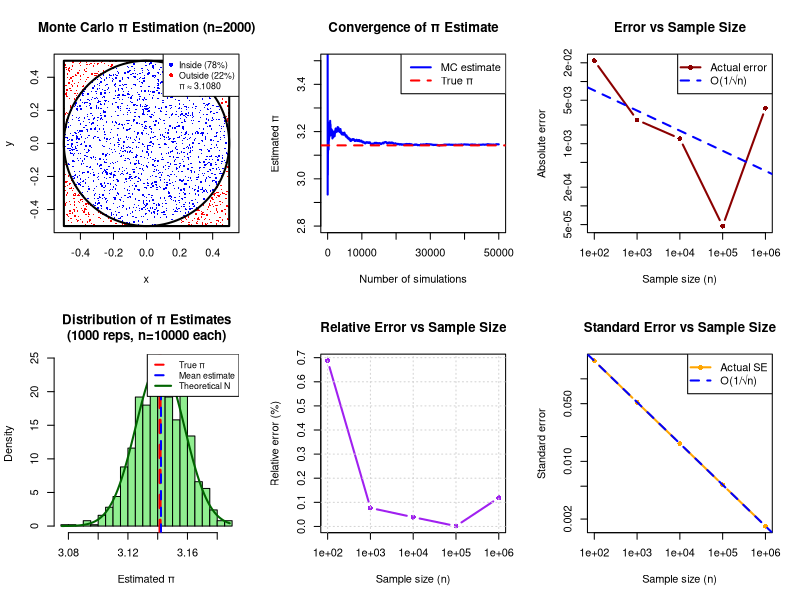
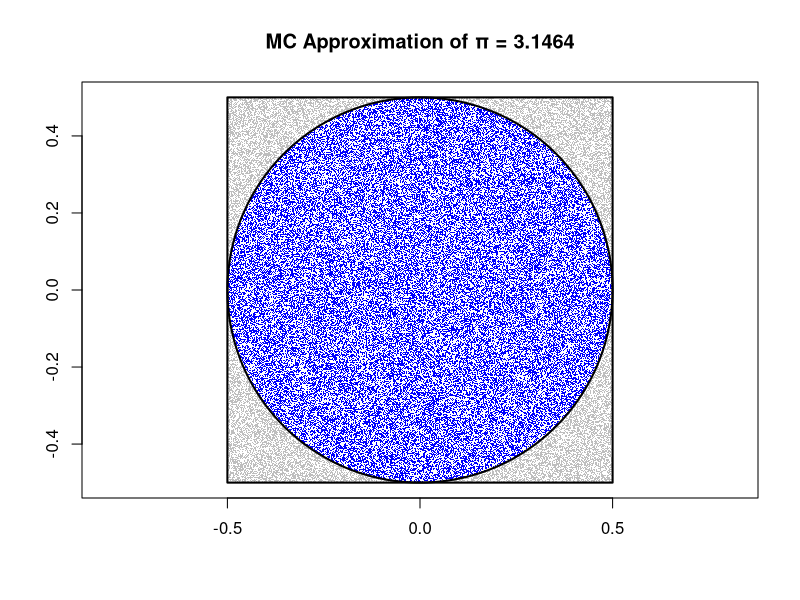
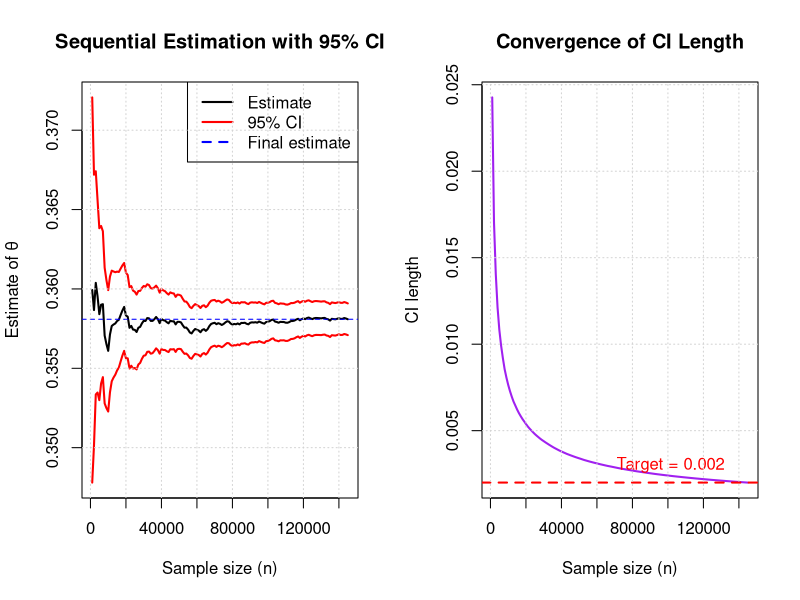
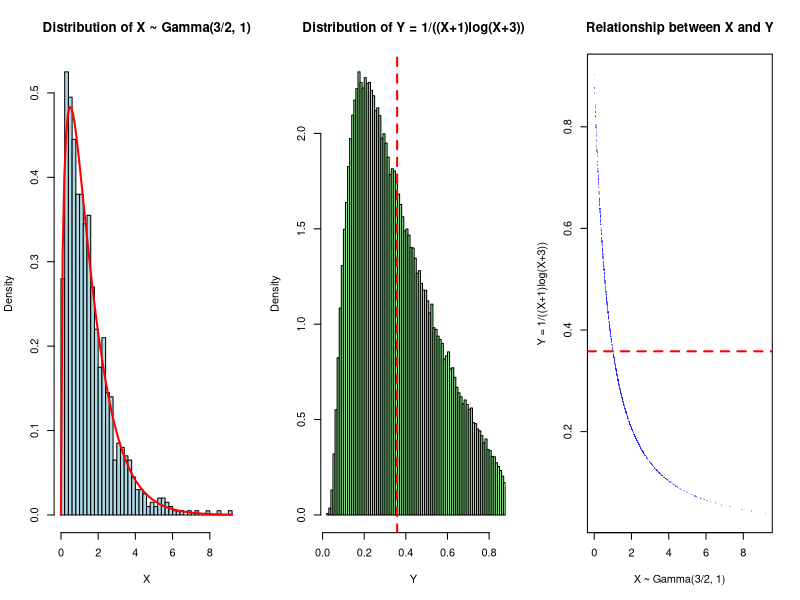
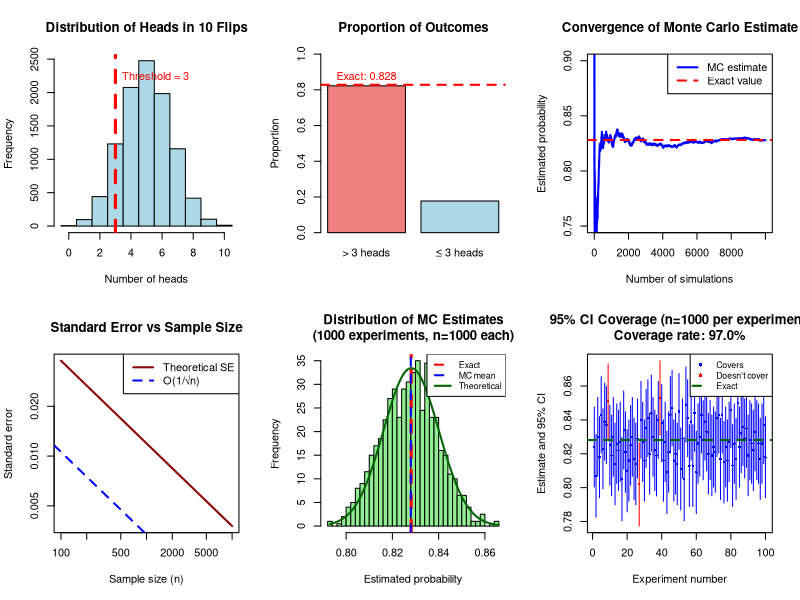
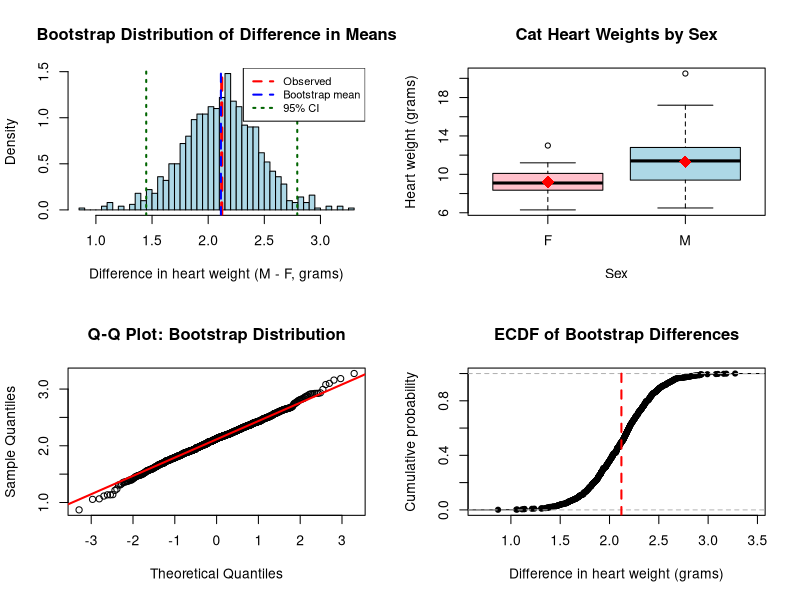
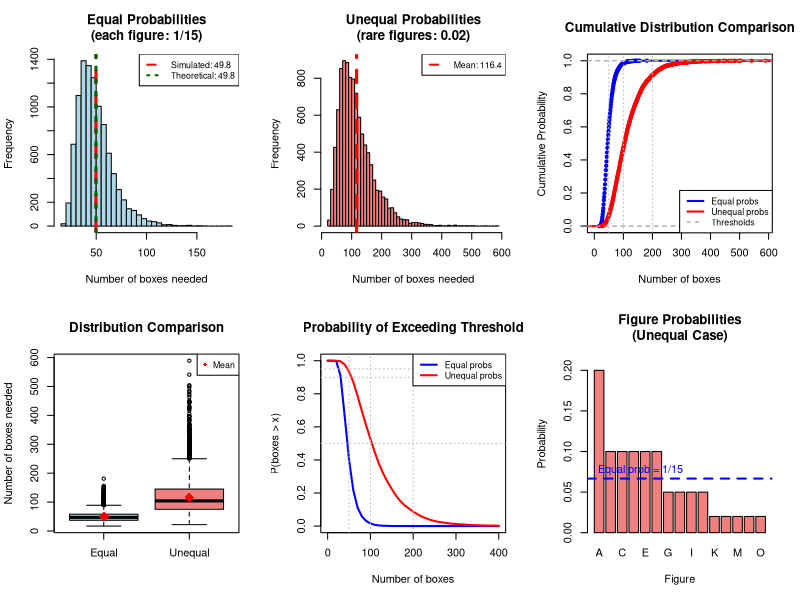

The R source for these figures, in order:
# ==============================================================================
# MONTE CARLO SIMULATIONS
# Statistical Computing Tutorial
#
# Topics covered:
# 1. Ordinary Monte Carlo (OMC) theory
# 2. Monte Carlo integration examples
# 3. Approximating distributions
# 4. Toy collector exercise (Coupon Collector Problem)
# ==============================================================================

cat(strrep("=", 70), "\n")
cat("MONTE CARLO SIMULATIONS TUTORIAL\n")
cat(strrep("=", 70), "\n\n")

# Set seed for reproducibility
set.seed(42)

# Create plots directory if it doesn't exist
if (!dir.exists("../plots")) {
  dir.create("../plots", recursive = TRUE)
}

# ==============================================================================
# PART 1: ORDINARY MONTE CARLO (OMC) - THEORY
# ==============================================================================

cat("\n", strrep("=", 70), "\n")
cat("PART 1: ORDINARY MONTE CARLO - THEORY\n")
cat(strrep("=", 70), "\n\n")

cat("The 'Monte Carlo method' refers to the theory and practice of learning\n")
cat("about probability distributions by simulation rather than calculus.\n\n")

cat("In Ordinary Monte Carlo (OMC) we use IID simulations from the\n")
cat("distribution of interest.\n\n")

cat("Setup:\n")
cat("------\n")
cat("Suppose X₁, X₂, ... are IID simulations from some distribution,\n")
cat("and we want to know an expectation:\n\n")
cat("  θ = E[Y₁] = E[g(X₁)]\n\n")

cat("Law of Large Numbers (LLN):\n")
cat("---------------------------\n")
cat("  ȳₙ = (1/n) Σᵢ Yᵢ = (1/n) Σᵢ g(Xᵢ)\n\n")
cat("converges in probability to θ.\n\n")

cat("Central Limit Theorem (CLT):\n")
cat("----------------------------\n")
cat("  √n(ȳₙ - θ)/σ →ᵈ N(0,1)\n\n")
cat("That is, for sufficiently large n:\n")
cat("  ȳₙ ~ N(θ, σ²/n)\n\n")

cat("Standard Error Estimation:\n")
cat("-------------------------\n")
cat("We can estimate the standard error σ/√n with sₙ/√n\n")
cat("where sₙ is the sample standard deviation.\n\n")

cat("KEY INSIGHT:\n")
cat("-----------\n")
cat("The theory of OMC is just the theory of frequentist statistical inference.\n")
cat("The only differences are that:\n\n")
cat("1. The 'data' X₁,...,Xₙ are computer simulations rather than\n")
cat("   measurements on objects in the real world\n\n")
cat("2. The 'sample size' n is the number of computer simulations\n")
cat("   rather than the size of some real world data\n\n")
cat("3. The unknown parameter θ is in principle completely known,\n")
cat("   given by some integral, which we are unable to do.\n\n")

cat("VECTOR CASE:\n")
cat("-----------\n")
cat("Everything works just the same when the data X₁, X₂, ...\n")
cat("(which are computer simulations) are vectors.\n")
cat("But the functions of interest g(X₁), g(X₂), ... are scalars.\n\n")

cat("LIMITATION:\n")
cat("----------\n")
cat("OMC works great, but it can be very difficult to simulate IID\n")
cat("simulations of random variables or random vectors whose\n")
cat("distribution is not brand name distributions.\n\n")

# ==============================================================================
# PART 2: APPROXIMATING THE BINOMIAL DISTRIBUTION
# ==============================================================================

cat("\n", strrep("=", 70), "\n")
cat("PART 2: APPROXIMATING THE BINOMIAL DISTRIBUTION\n")
cat(strrep("=", 70), "\n\n")

cat("Problem: Flip a coin 10 times. What is P(more than 3 heads)?\n")
cat(strrep("-", 60), "\n\n")

cat("This is trivial for the Binomial distribution, but we'll use\n")
cat("Monte Carlo simulation to demonstrate the method.\n\n")

# Monte Carlo simulation
runs <- 10000

one.trial <- function() {
  sum(sample(c(0, 1), 10, replace = TRUE)) > 3
}

cat(sprintf("Running %d Monte Carlo simulations...\n\n", runs))

set.seed(123)
mc.results <- replicate(runs, one.trial())
mc.binom <- sum(mc.results) / runs

# Exact probability
exact.prob <- pbinom(3, 10, 0.5, lower.tail = FALSE)

# Calculate Monte Carlo standard error
# For a proportion p, variance is p(1-p)
# Standard error is sqrt(p(1-p)/n)
mc.se <- sqrt(mc.binom * (1 - mc.binom) / runs)

cat("RESULTS:\n")
cat(sprintf("Monte Carlo estimate: %.6f\n", mc.binom))
cat(sprintf("Exact probability:    %.6f\n", exact.prob))
cat(sprintf("Absolute error:       %.6f\n", abs(mc.binom - exact.prob)))
cat(sprintf("\nMonte Carlo standard error: %.6f\n", mc.se))
cat(sprintf("95%% Confidence Interval: [%.6f, %.6f]\n", 
            mc.binom - 1.96*mc.se, mc.binom + 1.96*mc.se))

# Check if exact value is in CI
in_ci <- (exact.prob >= mc.binom - 1.96*mc.se) && 
         (exact.prob <= mc.binom + 1.96*mc.se)
cat(sprintf("Exact value in CI: %s\n", ifelse(in_ci, "YES ✓", "NO ✗")))

# ==============================================================================
# EXERCISE SOLUTION: MONTE CARLO STANDARD ERROR
# ==============================================================================

cat("\n\n", strrep("=", 70), "\n")
cat("EXERCISE: ESTIMATING MONTE CARLO STANDARD ERROR\n")
cat(strrep("=", 70), "\n\n")

cat("For a binary outcome (success/failure), the standard error is:\n")
cat("  SE = √[p(1-p)/n]\n\n")

cat("where:\n")
cat("  p = estimated probability (proportion of successes)\n")
cat("  n = number of Monte Carlo simulations\n\n")

cat("In our case:\n")
cat(sprintf("  p = %.6f\n", mc.binom))
cat(sprintf("  n = %d\n", runs))
cat(sprintf("  SE = √[%.6f × %.6f / %d] = %.6f\n", 
            mc.binom, 1-mc.binom, runs, mc.se))

# Demonstrate convergence with different sample sizes
cat("\n\nDemonstrating convergence with different sample sizes:\n")
cat(strrep("-", 60), "\n\n")

sample_sizes <- c(100, 1000, 10000, 100000)
results_table <- data.frame(
  n = integer(),
  estimate = numeric(),
  se = numeric(),
  ci_lower = numeric(),
  ci_upper = numeric(),
  in_ci = logical()
)

set.seed(456)
for (n in sample_sizes) {
  mc_trials <- replicate(n, one.trial())
  p_hat <- mean(mc_trials)
  se <- sqrt(p_hat * (1 - p_hat) / n)
  ci_lower <- p_hat - 1.96 * se
  ci_upper <- p_hat + 1.96 * se
  in_ci <- (exact.prob >= ci_lower) && (exact.prob <= ci_upper)
  
  results_table <- rbind(results_table, 
                         data.frame(n = n, estimate = p_hat, se = se,
                                   ci_lower = ci_lower, ci_upper = ci_upper,
                                   in_ci = in_ci))
}

print(results_table)

cat(sprintf("\nExact probability: %.6f\n", exact.prob))
cat("\nNote: Standard error decreases as O(1/√n)\n")

# ==============================================================================
# PART 3: APPROXIMATING π
# ==============================================================================

cat("\n\n", strrep("=", 70), "\n")
cat("PART 3: APPROXIMATING π USING MONTE CARLO\n")
cat(strrep("=", 70), "\n\n")

cat("Geometric Approach to Estimating π\n")
cat(strrep("-", 60), "\n\n")

cat("Key insight:\n")
cat("  Area of a circle = πr²\n")
cat("  Area of square containing the circle = (2r)² = 4r²\n\n")

cat("Therefore, the ratio of areas is:\n")
cat("  πr² / 4r² = π/4\n\n")

cat("If we can empirically determine the ratio of the area of the\n")
cat("circle to the area of the square, we can multiply by 4 to get π.\n\n")

cat("Method:\n")
cat("-------\n")
cat("1. Randomly sample (x, y) points on the unit square centered at 0\n")
cat("   (i.e., x, y ∈ [-0.5, 0.5])\n")
cat("2. Check if x² + y² ≤ 0.5² (point is inside the circle)\n")
cat("3. Ratio of points in circle × 4 = estimate of π\n\n")

# Monte Carlo estimation of π
runs <- 100000
set.seed(2024)

cat(sprintf("Running %d Monte Carlo simulations...\n\n", runs))

xs <- runif(runs, min = -0.5, max = 0.5)
ys <- runif(runs, min = -0.5, max = 0.5)
in.circle <- xs^2 + ys^2 <= 0.5^2
mc.pi <- (sum(in.circle) / runs) * 4

# Calculate standard error
# This is a proportion problem: p = proportion in circle
p <- sum(in.circle) / runs
se.p <- sqrt(p * (1 - p) / runs)
se.pi <- 4 * se.p  # SE for π estimate

cat("RESULTS:\n")
cat(sprintf("Monte Carlo estimate of π: %.6f\n", mc.pi))
cat(sprintf("True value of π:           %.6f\n", pi))
cat(sprintf("Absolute error:            %.6f\n", abs(mc.pi - pi)))
cat(sprintf("Relative error:            %.4f%%\n", 100 * abs(mc.pi - pi) / pi))
cat(sprintf("\nProportion in circle:      %.6f\n", p))
cat(sprintf("Standard error of π:       %.6f\n", se.pi))
cat(sprintf("95%% CI for π:              [%.6f, %.6f]\n", 
            mc.pi - 1.96*se.pi, mc.pi + 1.96*se.pi))

# Check if true π is in CI
in_ci_pi <- (pi >= mc.pi - 1.96*se.pi) && (pi <= mc.pi + 1.96*se.pi)
cat(sprintf("True π in CI: %s\n", ifelse(in_ci_pi, "YES ✓", "NO ✗")))

# Convergence analysis
cat("\n\nConvergence analysis with different sample sizes:\n")
cat(strrep("-", 60), "\n\n")

sample_sizes_pi <- c(100, 1000, 10000, 100000, 1000000)
pi_results <- data.frame(
  n = integer(),
  estimate = numeric(),
  error = numeric(),
  rel_error_pct = numeric(),
  se = numeric()
)

set.seed(12345)
for (n in sample_sizes_pi) {
  xs_temp <- runif(n, min = -0.5, max = 0.5)
  ys_temp <- runif(n, min = -0.5, max = 0.5)
  in_circle_temp <- xs_temp^2 + ys_temp^2 <= 0.5^2
  pi_est <- (sum(in_circle_temp) / n) * 4
  
  p_temp <- sum(in_circle_temp) / n
  se_temp <- 4 * sqrt(p_temp * (1 - p_temp) / n)
  
  pi_results <- rbind(pi_results, 
                      data.frame(n = n, 
                                estimate = pi_est,
                                error = abs(pi_est - pi),
                                rel_error_pct = 100 * abs(pi_est - pi) / pi,
                                se = se_temp))
}

print(pi_results)

cat(sprintf("\nTrue π = %.10f\n", pi))

# ==============================================================================
# VISUALIZATION: APPROXIMATING π
# ==============================================================================

cat("\n\nCreating π approximation visualization...\n")

png("../plots/monte_carlo_pi_approximation.png", width = 1400, height = 1000, res = 150)
par(mfrow = c(2, 3))

# Plot 1: Visualization of the method (small sample for clarity)
set.seed(999)
n_vis <- 2000
xs_vis <- runif(n_vis, min = -0.5, max = 0.5)
ys_vis <- runif(n_vis, min = -0.5, max = 0.5)
in_circle_vis <- xs_vis^2 + ys_vis^2 <= 0.5^2

plot(xs_vis[in_circle_vis], ys_vis[in_circle_vis], 
     col = "blue", pch = ".", cex = 2,
     xlim = c(-0.5, 0.5), ylim = c(-0.5, 0.5), asp = 1,
     xlab = "x", ylab = "y", 
     main = sprintf("Monte Carlo π Estimation (n=%d)", n_vis))
points(xs_vis[!in_circle_vis], ys_vis[!in_circle_vis], 
       col = "red", pch = ".", cex = 2)

# Draw the circle
theta <- seq(0, 2*pi, length.out = 200)
lines(0.5 * cos(theta), 0.5 * sin(theta), lwd = 2, col = "black")

# Draw the square
rect(-0.5, -0.5, 0.5, 0.5, border = "black", lwd = 2)

pi_est_vis <- (sum(in_circle_vis) / n_vis) * 4
legend("topright", 
       legend = c(sprintf("Inside (%.0f%%)", 100*sum(in_circle_vis)/n_vis),
                  sprintf("Outside (%.0f%%)", 100*sum(!in_circle_vis)/n_vis),
                  sprintf("π ≈ %.4f", pi_est_vis)),
       col = c("blue", "red", NA), pch = c(16, 16, NA), cex = 0.8)

# Plot 2: Convergence of π estimate
set.seed(111)
n_conv <- 50000
xs_conv <- runif(n_conv, min = -0.5, max = 0.5)
ys_conv <- runif(n_conv, min = -0.5, max = 0.5)
in_circle_conv <- xs_conv^2 + ys_conv^2 <= 0.5^2

cumulative_pi <- (cumsum(in_circle_conv) / (1:n_conv)) * 4

plot(1:n_conv, cumulative_pi, type = "l", col = "blue", lwd = 2,
     xlab = "Number of simulations", ylab = "Estimated π",
     main = "Convergence of π Estimate",
     ylim = c(2.8, 3.5))
abline(h = pi, col = "red", lwd = 2, lty = 2)
legend("topright", legend = c("MC estimate", "True π"),
       col = c("blue", "red"), lwd = 2, lty = c(1, 2))

# Plot 3: Error vs sample size (log-log plot)
plot(pi_results$n, pi_results$error, 
     type = "b", col = "darkred", lwd = 2, pch = 16,
     log = "xy",
     xlab = "Sample size (n)", ylab = "Absolute error",
     main = "Error vs Sample Size")
# Add theoretical O(1/√n) reference line
abline(lm(log10(pi_results$error) ~ log10(pi_results$n)), 
       col = "blue", lwd = 2, lty = 2)
legend("topright", legend = c("Actual error", "O(1/√n)"),
       col = c("darkred", "blue"), lwd = 2, lty = c(1, 2), pch = c(16, NA))

# Plot 4: Distribution of π estimates
set.seed(222)
n_reps <- 1000
n_per_rep <- 10000
pi_estimates <- replicate(n_reps, {
  xs_temp <- runif(n_per_rep, min = -0.5, max = 0.5)
  ys_temp <- runif(n_per_rep, min = -0.5, max = 0.5)
  (sum(xs_temp^2 + ys_temp^2 <= 0.5^2) / n_per_rep) * 4
})

hist(pi_estimates, breaks = 30, col = "lightgreen", border = "black",
     main = sprintf("Distribution of π Estimates\n(1000 reps, n=%d each)", n_per_rep),
     xlab = "Estimated π", freq = FALSE)
abline(v = pi, col = "red", lwd = 3, lty = 2)
abline(v = mean(pi_estimates), col = "blue", lwd = 2, lty = 2)

# Add theoretical normal distribution
p_theory <- pi / 4
se_theory <- 4 * sqrt(p_theory * (1 - p_theory) / n_per_rep)
x_seq <- seq(min(pi_estimates), max(pi_estimates), length.out = 100)
lines(x_seq, dnorm(x_seq, pi, se_theory), col = "darkgreen", lwd = 2)
legend("topright", 
       legend = c("True π", "Mean estimate", "Theoretical N"),
       col = c("red", "blue", "darkgreen"), 
       lwd = 2, lty = c(2, 2, 1), cex = 0.8)

# Plot 5: Relative error over sample sizes
plot(pi_results$n, pi_results$rel_error_pct,
     type = "b", col = "purple", lwd = 2, pch = 16,
     log = "x",
     xlab = "Sample size (n)", ylab = "Relative error (%)",
     main = "Relative Error vs Sample Size")
grid()

# Plot 6: Standard error vs sample size
plot(pi_results$n, pi_results$se,
     type = "b", col = "orange", lwd = 2, pch = 16,
     log = "xy",
     xlab = "Sample size (n)", ylab = "Standard error",
     main = "Standard Error vs Sample Size")
abline(lm(log10(pi_results$se) ~ log10(pi_results$n)), 
       col = "blue", lwd = 2, lty = 2)
legend("topright", legend = c("Actual SE", "O(1/√n)"),
       col = c("orange", "blue"), lwd = 2, lty = c(1, 2), pch = c(16, NA))

par(mfrow = c(1, 1))
dev.off()
cat("Saved: ../plots/monte_carlo_pi_approximation.png\n")

# Alternative visualization: detailed π plot
cat("\nCreating detailed π visualization...\n")

png("../plots/monte_carlo_pi_detailed.png", width = 800, height = 800, res = 150)
plot(xs, ys, pch = '.', col = ifelse(in.circle, "blue", "grey"),
     xlab = '', ylab = '', asp = 1,
     main = paste("MC Approximation of π =", round(mc.pi, 4)))
# Draw the circle
theta_circle <- seq(0, 2*pi, length.out = 200)
lines(0.5 * cos(theta_circle), 0.5 * sin(theta_circle), lwd = 2, col = "black")
# Draw the square
rect(-0.5, -0.5, 0.5, 0.5, border = "black", lwd = 2)
dev.off()
cat("Saved: ../plots/monte_carlo_pi_detailed.png\n")

# ==============================================================================
# PART 4: MONTE CARLO INTEGRATION WITH SEQUENTIAL STOPPING
# ==============================================================================

cat("\n\n", strrep("=", 70), "\n")
cat("PART 4: MONTE CARLO INTEGRATION\n")
cat(strrep("=", 70), "\n\n")

cat("Example: Intractable Expectation\n")
cat(strrep("-", 60), "\n\n")

cat("Let X ~ Gamma(3/2, 1), i.e.\n")
cat("  f(x) = (2/√π) √x e^(-x) I(x > 0)\n\n")

cat("Suppose we want to find:\n")
cat("  θ = E[1/((X+1)log(X+3))]\n")
cat("    = ∫₀^∞ 1/((x+1)log(x+3)) * (2/√π) √x e^(-x) dx\n\n")

cat("The expectation (or integral) θ is intractable - we don't know\n")
cat("how to compute it analytically.\n\n")

cat("GOAL: Estimate θ such that the 95% CI length is less than 0.002\n\n")

# Initial Monte Carlo estimation
n <- 1000
set.seed(4040)

cat(sprintf("Initial estimation with n = %d:\n", n))
cat(strrep("-", 40), "\n")

x <- rgamma(n, 3/2, scale = 1)
cat(sprintf("Mean of X (theoretical = 3/2 = 1.5): %.6f\n", mean(x)))

y <- 1 / ((x + 1) * log(x + 3))
est <- mean(y)
cat(sprintf("\nInitial estimate of θ: %.7f\n", est))

mcse <- sd(y) / sqrt(length(y))
interval <- est + c(-1, 1) * 1.96 * mcse
cat(sprintf("Monte Carlo SE: %.7f\n", mcse))
cat(sprintf("95%% CI: [%.7f, %.7f]\n", interval[1], interval[2]))
cat(sprintf("CI length: %.7f\n", diff(interval)))

# ==============================================================================
# SEQUENTIAL STOPPING RULE
# ==============================================================================

cat("\n\nApplying Sequential Stopping Rule:\n")
cat(strrep("-", 60), "\n")
cat("Target CI length: 0.002\n")
cat("Adding samples in batches of 1000 until target is reached...\n\n")

eps <- 0.002
len <- diff(interval)
plotting.var <- c(est, interval)
iteration <- 1

while (len > eps) {
  new.x <- rgamma(n, 3/2, scale = 1)
  new.y <- 1 / ((new.x + 1) * log(new.x + 3))
  y <- c(y, new.y)
  est <- mean(y)
  mcse <- sd(y) / sqrt(length(y))
  interval <- est + c(-1, 1) * 1.96 * mcse
  len <- diff(interval)
  plotting.var <- rbind(plotting.var, c(est, interval))
  iteration <- iteration + 1
  
  # Print progress every 20 iterations
  if (iteration %% 20 == 0) {
    cat(sprintf("  Iteration %3d: n = %6d, CI length = %.6f\n", 
                iteration, length(y), len))
  }
}

cat("\nSequential stopping complete!\n")
cat(sprintf("Final sample size: %d\n", length(y)))
cat(sprintf("Final estimate: %.7f\n", est))
cat(sprintf("Final 95%% CI: [%.7f, %.7f]\n", interval[1], interval[2]))
cat(sprintf("Final CI length: %.7f (target: %.3f)\n", len, eps))
cat(sprintf("Final SE: %.7f\n", mcse))

# ==============================================================================
# VISUALIZATION: SEQUENTIAL STOPPING CONVERGENCE
# ==============================================================================

cat("\n\nCreating sequential stopping visualization...\n")

png("../plots/monte_carlo_integration_sequential.png", width = 1400, height = 600, res = 150)
par(mfrow = c(1, 2))

# Plot 1: Estimates with confidence bands
temp <- seq(1000, length(y), 1000)
plot(temp, plotting.var[, 1], type = "l", lwd = 2,
     ylim = c(min(plotting.var), max(plotting.var)),
     main = "Sequential Estimation with 95% CI",
     xlab = "Sample size (n)", ylab = "Estimate of θ")
lines(temp, plotting.var[, 2], col = "red", lwd = 2)
lines(temp, plotting.var[, 3], col = "red", lwd = 2)
abline(h = est, col = "blue", lwd = 1, lty = 2)
legend("topright", 
       legend = c("Estimate", "95% CI", "Final estimate"),
       col = c("black", "red", "blue"), 
       lwd = 2, lty = c(1, 1, 2))
grid()

# Plot 2: CI length convergence
ci_lengths <- plotting.var[, 3] - plotting.var[, 2]
plot(temp, ci_lengths, type = "l", col = "purple", lwd = 2,
     main = "Convergence of CI Length",
     xlab = "Sample size (n)", ylab = "CI length")
abline(h = eps, col = "red", lwd = 2, lty = 2)
text(max(temp) * 0.7, eps * 1.5, 
     sprintf("Target = %.3f", eps), col = "red")
grid()

par(mfrow = c(1, 1))
dev.off()
cat("Saved: ../plots/monte_carlo_integration_sequential.png\n")

# Additional analysis
cat("\n\nAdditional Analysis:\n")
cat(strrep("-", 60), "\n")

# Compare initial vs final
cat(sprintf("Sample size increase: %d → %d (%.1fx)\n", 
            1000, length(y), length(y) / 1000))
cat(sprintf("CI length reduction: %.6f → %.6f (%.1fx)\n",
            diff(plotting.var[1, 2:3]), len, 
            diff(plotting.var[1, 2:3]) / len))
cat(sprintf("SE reduction: √(1000/%d) = %.4f (theoretical)\n", 
            length(y), sqrt(1000 / length(y))))
cat(sprintf("Actual SE ratio: %.4f\n", 
            (plotting.var[1, 3] - plotting.var[1, 1]) / 1.96 / mcse))

# Distribution of Y values
cat("\n\nDistribution of transformed values Y = 1/((X+1)log(X+3)):\n")
cat(sprintf("  Mean: %.7f\n", mean(y)))
cat(sprintf("  SD:   %.7f\n", sd(y)))
cat(sprintf("  Min:  %.7f\n", min(y)))
cat(sprintf("  Max:  %.7f\n", max(y)))
cat(sprintf("  Median: %.7f\n", median(y)))

# Plot distribution of Y
png("../plots/monte_carlo_integration_distribution.png", width = 1200, height = 400, res = 150)
par(mfrow = c(1, 3))

# Plot 1: Distribution of X
hist(x[1:10000], breaks = 50, col = "lightblue", border = "black",
     main = "Distribution of X ~ Gamma(3/2, 1)",
     xlab = "X", freq = FALSE)
curve(dgamma(x, 3/2, scale = 1), add = TRUE, col = "red", lwd = 2)

# Plot 2: Distribution of Y
hist(y, breaks = 100, col = "lightgreen", border = "black",
     main = "Distribution of Y = 1/((X+1)log(X+3))",
     xlab = "Y", freq = FALSE, xlim = quantile(y, c(0, 0.99)))
abline(v = mean(y), col = "red", lwd = 2, lty = 2)

# Plot 3: Scatter plot X vs Y
plot(x[1:5000], y[1:5000], pch = 16, cex = 0.3, col = rgb(0, 0, 1, 0.3),
     main = "Relationship between X and Y",
     xlab = "X ~ Gamma(3/2, 1)", ylab = "Y = 1/((X+1)log(X+3))")
abline(h = mean(y), col = "red", lwd = 2, lty = 2)

par(mfrow = c(1, 1))
dev.off()
cat("\nSaved: ../plots/monte_carlo_integration_distribution.png\n")

# ==============================================================================
# VISUALIZATION: BINOMIAL APPROXIMATION
# ==============================================================================

cat("\n\nCreating binomial approximation visualization...\n")

png("../plots/monte_carlo_binomial.png", width = 1400, height = 1000, res = 150)
par(mfrow = c(2, 3))

# Plot 1: Distribution of successes
set.seed(789)
n_sims <- 10000
successes <- replicate(n_sims, sum(sample(c(0, 1), 10, replace = TRUE)))
hist(successes, breaks = seq(-0.5, 10.5, by = 1), col = "lightblue", 
     border = "black", main = "Distribution of Heads in 10 Flips",
     xlab = "Number of heads", ylab = "Frequency", freq = TRUE)
abline(v = 3, col = "red", lwd = 3, lty = 2)
text(3, max(table(successes)) * 0.9, "Threshold = 3", pos = 4, col = "red")

# Plot 2: Proportion > 3 heads
prop_gt3 <- mean(successes > 3)
barplot(c(prop_gt3, 1 - prop_gt3), 
        names.arg = c("> 3 heads", "≤ 3 heads"),
        col = c("lightcoral", "lightblue"),
        main = "Proportion of Outcomes",
        ylab = "Proportion",
        ylim = c(0, 1))
abline(h = exact.prob, col = "red", lwd = 2, lty = 2)
text(0.7, exact.prob + 0.05, sprintf("Exact: %.3f", exact.prob), col = "red")

# Plot 3: Convergence of estimate
set.seed(321)
n_max <- 10000
mc_sequence <- replicate(n_max, one.trial())
cumulative_prop <- cumsum(mc_sequence) / (1:n_max)

plot(1:n_max, cumulative_prop, type = "l", col = "blue", lwd = 2,
     xlab = "Number of simulations", ylab = "Estimated probability",
     main = "Convergence of Monte Carlo Estimate",
     ylim = c(0.75, 0.90))
abline(h = exact.prob, col = "red", lwd = 2, lty = 2)
legend("topright", legend = c("MC estimate", "Exact value"),
       col = c("blue", "red"), lwd = 2, lty = c(1, 2))

# Plot 4: Standard error vs sample size
n_seq <- seq(100, 10000, by = 100)
se_theoretical <- sqrt(exact.prob * (1 - exact.prob) / n_seq)
plot(n_seq, se_theoretical, type = "l", col = "darkred", lwd = 2,
     xlab = "Sample size (n)", ylab = "Standard error",
     main = "Standard Error vs Sample Size",
     log = "xy")
# Add O(1/√n) reference line
abline(lm(log(se_theoretical) ~ log(n_seq)), col = "blue", lwd = 2, lty = 2)
legend("topright", legend = c("Theoretical SE", "O(1/√n)"),
       col = c("darkred", "blue"), lwd = 2, lty = c(1, 2))

# Plot 5: Multiple MC runs distribution
set.seed(999)
n_experiments <- 1000
n_per_exp <- 1000
mc_estimates <- replicate(n_experiments, {
  mean(replicate(n_per_exp, one.trial()))
})

hist(mc_estimates, breaks = 30, col = "lightgreen", border = "black",
     main = sprintf("Distribution of MC Estimates\n(1000 experiments, n=%d each)", n_per_exp),
     xlab = "Estimated probability", ylab = "Frequency", freq = FALSE)
abline(v = exact.prob, col = "red", lwd = 3, lty = 2)
abline(v = mean(mc_estimates), col = "blue", lwd = 2, lty = 2)

# Add theoretical normal distribution
x_seq <- seq(min(mc_estimates), max(mc_estimates), length.out = 100)
theoretical_sd <- sqrt(exact.prob * (1 - exact.prob) / n_per_exp)
lines(x_seq, dnorm(x_seq, exact.prob, theoretical_sd), 
      col = "darkgreen", lwd = 2)
legend("topright", 
       legend = c("Exact", "MC mean", "Theoretical"),
       col = c("red", "blue", "darkgreen"), 
       lwd = 2, lty = c(2, 2, 1), cex = 0.8)

# Plot 6: Confidence interval coverage
set.seed(1111)
n_ci_experiments <- 100
n_per_ci <- 1000
ci_coverage <- data.frame(
  experiment = 1:n_ci_experiments,
  estimate = numeric(n_ci_experiments),
  lower = numeric(n_ci_experiments),
  upper = numeric(n_ci_experiments),
  covers = logical(n_ci_experiments)
)

for (i in 1:n_ci_experiments) {
  p_hat <- mean(replicate(n_per_ci, one.trial()))
  se <- sqrt(p_hat * (1 - p_hat) / n_per_ci)
  ci_coverage$estimate[i] <- p_hat
  ci_coverage$lower[i] <- p_hat - 1.96 * se
  ci_coverage$upper[i] <- p_hat + 1.96 * se
  ci_coverage$covers[i] <- (exact.prob >= ci_coverage$lower[i]) && 
                           (exact.prob <= ci_coverage$upper[i])
}

coverage_rate <- mean(ci_coverage$covers)

plot(1:n_ci_experiments, ci_coverage$estimate, pch = 16, cex = 0.5,
     ylim = c(min(ci_coverage$lower), max(ci_coverage$upper)),
     xlab = "Experiment number", ylab = "Estimate and 95% CI",
     main = sprintf("95%% CI Coverage (n=%d per experiment)\nCoverage rate: %.1f%%", 
                    n_per_ci, 100*coverage_rate),
     col = ifelse(ci_coverage$covers, "blue", "red"))
segments(1:n_ci_experiments, ci_coverage$lower, 
         1:n_ci_experiments, ci_coverage$upper,
         col = ifelse(ci_coverage$covers, "blue", "red"))
abline(h = exact.prob, col = "darkgreen", lwd = 2, lty = 2)
legend("topright", 
       legend = c("Covers", "Doesn't cover", "Exact"),
       col = c("blue", "red", "darkgreen"), 
       pch = c(16, 16, NA), lty = c(NA, NA, 2), lwd = c(NA, NA, 2),
       cex = 0.8)

par(mfrow = c(1, 1))
dev.off()
cat("Saved: ../plots/monte_carlo_binomial.png\n")

# ==============================================================================
# PART 3: GENERAL EXPECTATION ESTIMATION
# ==============================================================================

cat("\n\n", strrep("=", 70), "\n")
cat("PART 3: GENERAL EXPECTATION ESTIMATION\n")
cat(strrep("=", 70), "\n\n")

cat("Example: Estimate E[X²] where X ~ N(5, 2)\n")
cat(strrep("-", 60), "\n\n")

# Function to estimate
g <- function(x) x^2

# True value: E[X²] = Var(X) + E[X]² = 2² + 5² = 4 + 25 = 29
true_value <- 4 + 25

# Monte Carlo estimation
set.seed(2024)
n_mc <- 10000
x_samples <- rnorm(n_mc, mean = 5, sd = 2)
y_samples <- g(x_samples)

# Estimate and standard error
theta_hat <- mean(y_samples)
se_hat <- sd(y_samples) / sqrt(n_mc)

cat("RESULTS:\n")
cat(sprintf("True E[X²]:          %.6f\n", true_value))
cat(sprintf("MC estimate:         %.6f\n", theta_hat))
cat(sprintf("Absolute error:      %.6f\n", abs(theta_hat - true_value)))
cat(sprintf("Standard error (SE): %.6f\n", se_hat))
cat(sprintf("95%% CI: [%.6f, %.6f]\n", 
            theta_hat - 1.96*se_hat, theta_hat + 1.96*se_hat))

# Demonstrate with different functions
cat("\n\nEstimating expectations for various functions:\n")
cat(strrep("-", 60), "\n\n")

functions_list <- list(
  list(name = "E[X]", func = function(x) x, 
       true = 5),
  list(name = "E[X²]", func = function(x) x^2, 
       true = 29),
  list(name = "E[X³]", func = function(x) x^3, 
       true = 5^3 + 3*5*4),  # μ³ + 3μσ²
  list(name = "E[exp(X)]", func = function(x) exp(x), 
       true = exp(5 + 4/2)),  # For X~N(μ,σ²): E[exp(X)] = exp(μ + σ²/2)
  list(name = "E[sin(X)]", func = function(x) sin(x), 
       true = NA)  # No closed form
)

results_df <- data.frame(
  Expectation = character(),
  True_Value = character(),
  MC_Estimate = numeric(),
  SE = numeric(),
  Rel_Error = character(),
  stringsAsFactors = FALSE
)

set.seed(3030)
x_samples <- rnorm(10000, mean = 5, sd = 2)

for (func_info in functions_list) {
  y <- func_info$func(x_samples)
  estimate <- mean(y)
  se <- sd(y) / sqrt(length(y))
  
  if (is.na(func_info$true)) {
    true_val_str <- "N/A"
    rel_error_str <- "N/A"
  } else {
    true_val_str <- sprintf("%.6f", func_info$true)
    rel_error <- abs(estimate - func_info$true) / abs(func_info$true)
    rel_error_str <- sprintf("%.4f%%", 100 * rel_error)
  }
  
  results_df <- rbind(results_df, data.frame(
    Expectation = func_info$name,
    True_Value = true_val_str,
    MC_Estimate = estimate,
    SE = se,
    Rel_Error = rel_error_str,
    stringsAsFactors = FALSE
  ))
}

print(results_df, row.names = FALSE)

# ==============================================================================
# PART 5: BOOTSTRAP AND PERMUTATION METHODS
# ==============================================================================

cat("\n\n", strrep("=", 70), "\n")
cat("PART 5: BOOTSTRAP AND PERMUTATION METHODS\n")
cat(strrep("=", 70), "\n\n")

cat("HIGH-DIMENSIONAL EXAMPLES:\n")
cat("Monte Carlo methods are essential for complex, high-dimensional problems:\n")
cat("  - FiveThirtyEight's Election Forecast\n")
cat("  - FiveThirtyEight's NBA Predictions\n")
cat("  - Vanguard's Retirement Nest Egg Calculator\n")
cat("  - Fisher's Exact Test in R\n\n")

# ==============================================================================
# PERMUTATIONS WITH sample()
# ==============================================================================

cat("PERMUTATIONS WITH sample():\n")
cat(strrep("-", 60), "\n")
cat("sample() is powerful - it works on any object with a defined length()\n\n")

cat("Example 1: Simple permutations\n")
set.seed(5050)
cat("sample(5):\n")
print(sample(5))

cat("\nsample(1:6):\n")
print(sample(1:6))

cat("\nExample 2: Permuting character vectors\n")
cat("replicate(3, sample(c('Curly', 'Larry', 'Moe', 'Shemp'))):\n")
set.seed(6060)
stooges_perms <- replicate(3, sample(c("Curly", "Larry", "Moe", "Shemp")))
print(stooges_perms)

# ==============================================================================
# RESAMPLING WITH sample() - BOOTSTRAP
# ==============================================================================

cat("\n\nRESAMPLING WITH sample() - BOOTSTRAP:\n")
cat(strrep("-", 60), "\n")
cat("Resampling from any existing distribution gives bootstrap estimators\n\n")

cat("Key difference from jackknife:\n")
cat("  - Jackknife: removes one point and recalculates\n")
cat("  - Bootstrap: resamples same length WITH REPLACEMENT\n\n")

# Bootstrap resample function
bootstrap.resample <- function(object) {
  sample(object, length(object), replace = TRUE)
}

cat("Example: Bootstrap resampling\n")
set.seed(7070)
cat("replicate(5, bootstrap.resample(6:10)):\n")
bootstrap_example <- replicate(5, bootstrap.resample(6:10))
print(bootstrap_example)

cat("\nNote: Values can (and do) repeat due to replacement\n")

# ==============================================================================
# BOOTSTRAP TEST: TWO-SAMPLE DIFFERENCE
# ==============================================================================

cat("\n\nBOOTSTRAP TEST: TWO-SAMPLE DIFFERENCE IN MEANS\n")
cat(strrep("-", 60), "\n")

cat("The 2-sample t-test checks for differences in means according to\n")
cat("a known null distribution. Let's use bootstrap to generate the\n")
cat("sampling distribution under the bootstrap assumption.\n\n")

cat("Example: Cat heart weights by sex (MASS::cats dataset)\n\n")

# Load MASS library for cats data
library(MASS)

# Function to calculate difference in means
diff.in.means <- function(df) {
  mean(df[df$Sex == "M", "Hwt"]) - mean(df[df$Sex == "F", "Hwt"])
}

# Observed difference
obs.diff <- diff.in.means(cats)
cat(sprintf("Observed difference in means (M - F): %.4f g\n", obs.diff))

# Summary statistics
cat("\nSummary by sex:\n")
cat(sprintf("Males:   n=%d, mean=%.2f g, sd=%.2f g\n",
            sum(cats$Sex == "M"),
            mean(cats[cats$Sex == "M", "Hwt"]),
            sd(cats[cats$Sex == "M", "Hwt"])))
cat(sprintf("Females: n=%d, mean=%.2f g, sd=%.2f g\n",
            sum(cats$Sex == "F"),
            mean(cats[cats$Sex == "F", "Hwt"]),
            sd(cats[cats$Sex == "F", "Hwt"])))

# Bootstrap resampling
cat("\nGenerating bootstrap distribution (1000 replicates)...\n")
set.seed(8080)
resample.diffs <- replicate(1000, {
  boot.indices <- bootstrap.resample(1:nrow(cats))
  diff.in.means(cats[boot.indices, ])
})

# Bootstrap statistics
cat(sprintf("\nBootstrap results:\n"))
cat(sprintf("Mean of bootstrap diffs: %.4f g\n", mean(resample.diffs)))
cat(sprintf("SD of bootstrap diffs:   %.4f g\n", sd(resample.diffs)))
cat(sprintf("95%% CI (percentile):     [%.4f, %.4f] g\n", 
            quantile(resample.diffs, 0.025), 
            quantile(resample.diffs, 0.975)))

# Compare with t-test
t_test_result <- t.test(Hwt ~ Sex, data = cats)
cat(sprintf("\nComparison with t-test:\n"))
cat(sprintf("t-test 95%% CI: [%.4f, %.4f] g\n", 
            t_test_result$conf.int[1], t_test_result$conf.int[2]))
cat(sprintf("t-test p-value: %.6f\n", t_test_result$p.value))

# Visualization
png("../plots/monte_carlo_bootstrap_test.png", width = 1200, height = 800, res = 150)
par(mfrow = c(2, 2))

# Plot 1: Bootstrap distribution
hist(resample.diffs, breaks = 40, col = "lightblue", border = "black",
     main = "Bootstrap Distribution of Difference in Means",
     xlab = "Difference in heart weight (M - F, grams)",
     freq = FALSE)
abline(v = obs.diff, col = "red", lwd = 3, lty = 2)
abline(v = mean(resample.diffs), col = "blue", lwd = 2, lty = 2)
ci.boot <- quantile(resample.diffs, c(0.025, 0.975))
abline(v = ci.boot, col = "darkgreen", lwd = 2, lty = 3)
legend("topright", 
       legend = c("Observed", "Bootstrap mean", "95% CI"),
       col = c("red", "blue", "darkgreen"), 
       lwd = 2, lty = c(2, 2, 3), cex = 0.8)

# Plot 2: Original data
boxplot(Hwt ~ Sex, data = cats, col = c("pink", "lightblue"),
        main = "Cat Heart Weights by Sex",
        xlab = "Sex", ylab = "Heart weight (grams)")
points(1:2, c(mean(cats[cats$Sex == "F", "Hwt"]),
              mean(cats[cats$Sex == "M", "Hwt"])),
       pch = 18, col = "red", cex = 2)

# Plot 3: Q-Q plot of bootstrap distribution
qqnorm(resample.diffs, main = "Q-Q Plot: Bootstrap Distribution")
qqline(resample.diffs, col = "red", lwd = 2)

# Plot 4: ECDF
plot(ecdf(resample.diffs), 
     main = "ECDF of Bootstrap Differences",
     xlab = "Difference in heart weight (grams)",
     ylab = "Cumulative probability")
abline(v = obs.diff, col = "red", lwd = 2, lty = 2)
abline(v = 0, col = "gray", lwd = 1, lty = 3)

par(mfrow = c(1, 1))
dev.off()
cat("\nSaved: ../plots/monte_carlo_bootstrap_test.png\n")

# ==============================================================================
# PART 6: TOY COLLECTOR EXERCISE (COUPON COLLECTOR PROBLEM)
# ==============================================================================

cat("\n\n", strrep("=", 70), "\n")
cat("PART 6: TOY COLLECTOR EXERCISE (COUPON COLLECTOR PROBLEM)\n")
cat(strrep("=", 70), "\n\n")

cat("Problem: Children are enticed to buy cereal to collect action figures.\n")
cat("Assume there are 15 action figures and each box contains exactly one,\n")
cat("with each figure being equally likely initially.\n\n")

# Simulation function
simulate_collection <- function(n_toys, probs = NULL, max_boxes = 10000) {
  # Simulate collecting all n_toys with given probabilities.
  # Parameters:
  # - n_toys: number of unique toys
  # - probs: probability of each toy (NULL = equal probability)
  # - max_boxes: maximum boxes to try
  # Returns: number of boxes needed to collect all toys
  
  if (is.null(probs)) {
    probs <- rep(1 / n_toys, n_toys)
  }
  
  collected <- rep(FALSE, n_toys)
  n_boxes <- 0
  
  while (sum(collected) < n_toys && n_boxes < max_boxes) {
    n_boxes <- n_boxes + 1
    toy <- sample(1:n_toys, 1, prob = probs)
    collected[toy] <- TRUE
  }
  
  return(n_boxes)
}

# ==============================================================================
# Question 1 & 2: Equal Probabilities
# ==============================================================================

cat("QUESTIONS 1 & 2: EQUAL PROBABILITIES (1/15 each)\n")
cat(strrep("-", 70), "\n\n")

n_toys <- 15
n_simulations <- 10000

cat(sprintf("Running %d simulations...\n", n_simulations))
set.seed(9090)
boxes_needed_equal <- replicate(n_simulations, simulate_collection(n_toys))

# Calculate statistics
mean_boxes_equal <- mean(boxes_needed_equal)
sd_boxes_equal <- sd(boxes_needed_equal)
se_boxes_equal <- sd_boxes_equal / sqrt(n_simulations)

# Theoretical expectation: n * H_n (harmonic number)
harmonic_number <- sum(1 / (1:n_toys))
theoretical_mean <- n_toys * harmonic_number

cat("\nRESULTS FOR EQUAL PROBABILITIES:\n")
cat(sprintf("Q1. Expected number of boxes (simulated):   %.2f\n", mean_boxes_equal))
cat(sprintf("    Expected number of boxes (theoretical): %.2f\n", theoretical_mean))
cat(sprintf("Q2. Standard deviation:                     %.2f\n", sd_boxes_equal))
cat(sprintf("    Standard error of estimate:             %.4f\n", se_boxes_equal))
cat(sprintf("    Median: %.0f, Range: [%d, %d]\n", 
            median(boxes_needed_equal), 
            min(boxes_needed_equal), 
            max(boxes_needed_equal)))

# Quantiles
quantiles_equal <- quantile(boxes_needed_equal, c(0.25, 0.5, 0.75, 0.9, 0.95))
cat("\nQuantiles:\n")
for (i in seq_along(quantiles_equal)) {
  cat(sprintf("  %s: %d boxes\n", names(quantiles_equal)[i], quantiles_equal[i]))
}

# ==============================================================================
# Questions 3, 4, 5: Unequal Probabilities
# ==============================================================================

cat("\n\nQUESTIONS 3, 4, 5: UNEQUAL PROBABILITIES\n")
cat(strrep("-", 70), "\n\n")

# Define probabilities
toy_names <- LETTERS[1:15]
toy_probs <- c(.2, .1, .1, .1, .1, .1, .05, .05, .05, .05, .02, .02, .02, .02, .02)

cat("Figure probabilities:\n")
prob_table <- data.frame(Figure = toy_names, Probability = toy_probs)
print(prob_table, row.names = FALSE)
cat(sprintf("\nSum of probabilities: %.2f (must equal 1.0)\n", sum(toy_probs)))

cat(sprintf("\nRunning %d simulations...\n", n_simulations))
set.seed(10101)
boxes_needed_unequal <- replicate(n_simulations, 
                                   simulate_collection(n_toys, toy_probs))

# Calculate statistics
mean_boxes_unequal <- mean(boxes_needed_unequal)
sd_boxes_unequal <- sd(boxes_needed_unequal)
se_boxes_unequal <- sd_boxes_unequal / sqrt(n_simulations)

cat("\nRESULTS FOR UNEQUAL PROBABILITIES:\n")
cat(sprintf("Q3. Expected number of boxes: %.2f\n", mean_boxes_unequal))
cat(sprintf("Q4. Uncertainty of estimate:\n"))
cat(sprintf("    Standard deviation: %.2f\n", sd_boxes_unequal))
cat(sprintf("    Standard error:     %.4f\n", se_boxes_unequal))
cat(sprintf("    95%% CI: [%.2f, %.2f]\n", 
            mean_boxes_unequal - 1.96 * se_boxes_unequal,
            mean_boxes_unequal + 1.96 * se_boxes_unequal))
cat(sprintf("    Relative error: %.2f%%\n", 
            100 * se_boxes_unequal / mean_boxes_unequal))

# Thresholds
cat("\nQ5. Probability of buying more than X boxes:\n")
thresholds <- c(50, 100, 200)
for (threshold in thresholds) {
  prob <- mean(boxes_needed_unequal > threshold)
  count <- sum(boxes_needed_unequal > threshold)
  cat(sprintf("    P(boxes > %3d) = %.4f (%.2f%%) - %d/%d simulations\n", 
              threshold, prob, 100 * prob, count, n_simulations))
}

# Additional statistics
cat("\nAdditional statistics:\n")
cat(sprintf("Median: %.0f, Range: [%d, %d]\n", 
            median(boxes_needed_unequal),
            min(boxes_needed_unequal), 
            max(boxes_needed_unequal)))

quantiles_unequal <- quantile(boxes_needed_unequal, c(0.25, 0.5, 0.75, 0.9, 0.95, 0.99))
cat("\nQuantiles:\n")
for (i in seq_along(quantiles_unequal)) {
  cat(sprintf("  %s: %d boxes\n", names(quantiles_unequal)[i], quantiles_unequal[i]))
}

# ==============================================================================
# VISUALIZATION: TOY COLLECTOR
# ==============================================================================

cat("\n\nCreating toy collector visualizations...\n")

png("../plots/monte_carlo_toy_collector.png", width = 1400, height = 1000, res = 150)
par(mfrow = c(2, 3))

# Plot 1: Equal probabilities distribution
hist(boxes_needed_equal, breaks = 50, col = "lightblue", border = "black",
     main = "Equal Probabilities\n(each figure: 1/15)",
     xlab = "Number of boxes needed", ylab = "Frequency")
abline(v = mean_boxes_equal, col = "red", lwd = 3, lty = 2)
abline(v = theoretical_mean, col = "darkgreen", lwd = 3, lty = 3)
legend("topright", 
       legend = c(sprintf("Simulated: %.1f", mean_boxes_equal),
                  sprintf("Theoretical: %.1f", theoretical_mean)),
       col = c("red", "darkgreen"), lwd = 2, lty = c(2, 3), cex = 0.8)

# Plot 2: Unequal probabilities distribution
hist(boxes_needed_unequal, breaks = 50, col = "lightcoral", border = "black",
     main = "Unequal Probabilities\n(rare figures: 0.02)",
     xlab = "Number of boxes needed", ylab = "Frequency")
abline(v = mean_boxes_unequal, col = "red", lwd = 3, lty = 2)
legend("topright", 
       legend = sprintf("Mean: %.1f", mean_boxes_unequal),
       col = "red", lwd = 2, lty = 2, cex = 0.8)

# Plot 3: Comparison CDFs
plot(ecdf(boxes_needed_equal), col = "blue", lwd = 2,
     main = "Cumulative Distribution Comparison",
     xlab = "Number of boxes", ylab = "Cumulative Probability",
     xlim = c(0, max(boxes_needed_unequal)))
plot(ecdf(boxes_needed_unequal), col = "red", lwd = 2, add = TRUE)
abline(v = c(50, 100, 200), lty = 3, col = "gray")
legend("bottomright", 
       legend = c("Equal probs", "Unequal probs", "Thresholds"),
       col = c("blue", "red", "gray"), lwd = 2, lty = c(1, 1, 3), cex = 0.8)

# Plot 4: Box plots comparison
boxplot(list(Equal = boxes_needed_equal, Unequal = boxes_needed_unequal),
        col = c("lightblue", "lightcoral"),
        main = "Distribution Comparison",
        ylab = "Number of boxes needed")
points(c(1, 2), c(mean_boxes_equal, mean_boxes_unequal), 
       col = "red", pch = 18, cex = 2)
legend("topright", legend = "Mean", col = "red", pch = 18, cex = 0.8)

# Plot 5: Probability of exceeding thresholds
threshold_seq <- seq(0, 400, by = 10)
prob_exceed_equal <- sapply(threshold_seq, function(x) mean(boxes_needed_equal > x))
prob_exceed_unequal <- sapply(threshold_seq, function(x) mean(boxes_needed_unequal > x))

plot(threshold_seq, prob_exceed_equal, type = "l", col = "blue", lwd = 2,
     xlab = "Number of boxes", ylab = "P(boxes > x)",
     main = "Probability of Exceeding Threshold",
     ylim = c(0, 1))
lines(threshold_seq, prob_exceed_unequal, col = "red", lwd = 2)
abline(h = c(0.5, 0.9, 0.95), lty = 3, col = "gray")
abline(v = c(50, 100, 200), lty = 3, col = "gray")
legend("topright", 
       legend = c("Equal probs", "Unequal probs"),
       col = c("blue", "red"), lwd = 2, cex = 0.8)

# Plot 6: Impact of rare items
barplot(toy_probs, names.arg = toy_names, col = "lightcoral",
        main = "Figure Probabilities\n(Unequal Case)",
        xlab = "Figure", ylab = "Probability",
        ylim = c(0, max(toy_probs) * 1.1))
abline(h = 1/15, col = "blue", lty = 2, lwd = 2)
text(5, 1/15 + 0.01, "Equal prob = 1/15", col = "blue")

par(mfrow = c(1, 1))
dev.off()
cat("Saved: ../plots/monte_carlo_toy_collector.png\n")

# ==============================================================================
# KEY INSIGHTS
# ==============================================================================

cat("\n\nKEY INSIGHTS:\n")
cat(strrep("-", 70), "\n")
cat(sprintf("1. Impact of unequal probabilities:\n"))
cat(sprintf("   Equal case:   %.1f boxes expected\n", mean_boxes_equal))
cat(sprintf("   Unequal case: %.1f boxes expected\n", mean_boxes_unequal))
cat(sprintf("   Increase: %.1f boxes (%.0f%%)\n", 
            mean_boxes_unequal - mean_boxes_equal,
            100 * (mean_boxes_unequal - mean_boxes_equal) / mean_boxes_equal))

cat(sprintf("\n2. Rare items dominate collection time:\n"))
cat(sprintf("   Rarest figures have probability 0.02 (vs 1/15=0.067)\n"))
cat(sprintf("   Expected wait for a specific rare item: 1/0.02 = 50 boxes\n"))

cat(sprintf("\n3. High variability in unequal case:\n"))
cat(sprintf("   95th percentile: %d boxes (%.1f%% above mean)\n",
            quantiles_unequal["95%"],
            100 * (quantiles_unequal["95%"] - mean_boxes_unequal) / mean_boxes_unequal))

cat(sprintf("\n4. Practical implications:\n"))
cat(sprintf("   P(> 100 boxes) = %.1f%% - significant risk of extreme cases\n",
            100 * mean(boxes_needed_unequal > 100)))
cat(sprintf("   P(> 200 boxes) = %.1f%% - rare but possible\n",
            100 * mean(boxes_needed_unequal > 200)))

# ==============================================================================
# SUMMARY
# ==============================================================================

cat("\n\n", strrep("=", 70), "\n")
cat("SUMMARY: ORDINARY MONTE CARLO\n")
cat(strrep("=", 70), "\n\n")

cat("KEY PRINCIPLES:\n")
cat("1. OMC uses IID simulations to estimate expectations: θ = E[g(X)]\n")
cat("2. Law of Large Numbers: ȳₙ converges to θ\n")
cat("3. Central Limit Theorem: ȳₙ ~ N(θ, σ²/n) for large n\n")
cat("4. Standard error decreases as O(1/√n)\n")
cat("5. We can construct confidence intervals using SE = s/√n\n\n")

# ==============================================================================
# SUMMARY
# ==============================================================================

cat("\n\n", strrep("=", 70), "\n")
cat("SUMMARY: MONTE CARLO SIMULATIONS\n")
cat(strrep("=", 70), "\n\n")

cat("KEY PRINCIPLES:\n")
cat("1. OMC uses IID simulations to estimate expectations: θ = E[g(X)]\n")
cat("2. Law of Large Numbers: ȳₙ converges to θ\n")
cat("3. Central Limit Theorem: ȳₙ ~ N(θ, σ²/n) for large n\n")
cat("4. Standard error decreases as O(1/√n)\n")
cat("5. We can construct confidence intervals using SE = s/√n\n\n")

cat("METHODS COVERED:\n")
cat("1. Ordinary Monte Carlo - basic estimation with IID samples\n")
cat("2. Approximating π - geometric probability method\n")
cat("3. Monte Carlo integration - sequential stopping rule\n")
cat("4. Bootstrap methods - resampling with replacement\n")
cat("5. Permutation tests - resampling without replacement\n")
cat("6. Coupon collector problem - complex probability estimation\n\n")

cat("PRACTICAL APPLICATIONS:\n")
cat("- High-dimensional problems (election forecasts, sports predictions)\n")
cat("- Intractable integrals and expectations\n")
cat("- Hypothesis testing without parametric assumptions\n")
cat("- Uncertainty quantification in complex systems\n")
cat("- Sequential decision making with stopping rules\n\n")

cat("PRACTICAL CONSIDERATIONS:\n")
cat("1. More simulations → better accuracy (but diminishing returns)\n")
cat("2. Doubling accuracy requires 4× more simulations\n")
cat("3. Always report standard error or confidence intervals\n")
cat("4. Check convergence by monitoring running estimates\n")
cat("5. For proportions: SE = √[p(1-p)/n]\n")
cat("6. For general expectations: SE = s/√n where s is sample SD\n")
cat("7. Sequential stopping can achieve target precision efficiently\n")
cat("8. Bootstrap provides distribution-free inference\n\n")

cat(strrep("=", 70), "\n")
cat("Generated plots:\n")
cat("  1. monte_carlo_binomial.png - Binomial approximation analysis\n")
cat("  2. monte_carlo_pi_approximation.png - π estimation convergence\n")
cat("  3. monte_carlo_pi_detailed.png - π scatter plot visualization\n")
cat("  4. monte_carlo_integration_sequential.png - Sequential stopping\n")
cat("  5. monte_carlo_integration_distribution.png - Integration distributions\n")
cat("  6. monte_carlo_bootstrap_test.png - Bootstrap hypothesis test\n")
cat("  7. monte_carlo_toy_collector.png - Coupon collector analysis\n")
cat(strrep("=", 70), "\n")

cat("\nMONTE CARLO SIMULATIONS TUTORIAL COMPLETE!\n")
cat("All methods demonstrated with practical examples.\n")
